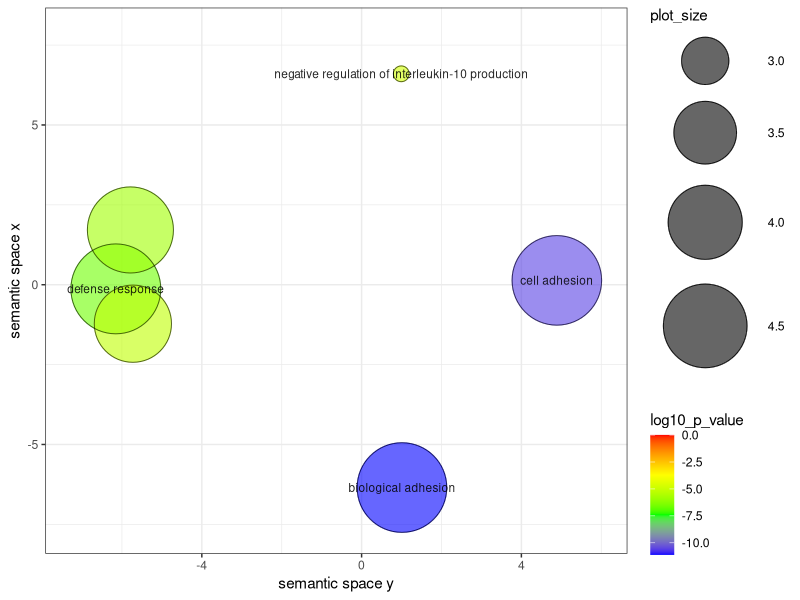
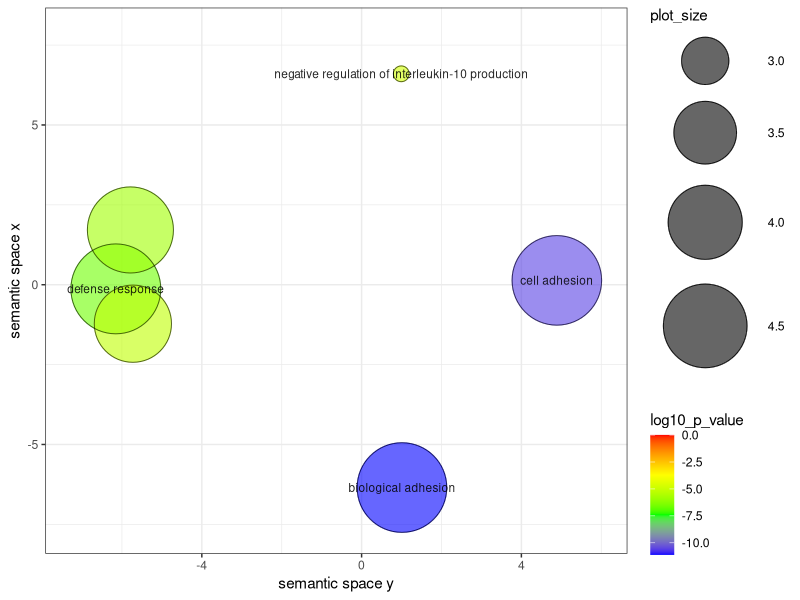

R code for these plots, in order:


# A plotting R script produced by the REVIGO server at http://revigo.irb.hr/
# If you found REVIGO useful in your work, please cite the following reference:
# Supek F et al. "REVIGO summarizes and visualizes long lists of Gene Ontology
# terms" PLoS ONE 2011. doi:10.1371/journal.pone.0021800


# --------------------------------------------------------------------------
# If you don't have the ggplot2 package installed, uncomment the following line:
# install.packages( "ggplot2" );
library( ggplot2 );
# --------------------------------------------------------------------------
# If you don't have the scales package installed, uncomment the following line:
# install.packages( "scales" );
library( scales );


# --------------------------------------------------------------------------
# Here is your data from REVIGO. Scroll down for plot configuration options.

revigo.names <- c("term_ID","description","frequency_%","plot_X","plot_Y","plot_size","log10_p_value","uniqueness","dispensability");
revigo.data <- rbind(c("GO:0006952","defense response", 0.568,-6.153,-0.130, 4.863,-6.6498,0.546,0.000),
c("GO:0007155","cell adhesion", 0.544, 4.888, 0.136, 4.844,-10.5528,0.527,0.000),
c("GO:0022610","biological adhesion", 0.550, 1.010,-6.348, 4.849,-11.1062,0.736,0.000),
c("GO:0032693","negative regulation of interleukin-10 production", 0.003, 0.993, 6.601, 2.587,-4.8182,0.696,0.000),
c("GO:0006955","immune response", 0.337,-5.788, 1.714, 4.635,-5.8069,0.413,0.340),
c("GO:0006954","inflammatory response", 0.110,-5.726,-1.220, 4.151,-5.1746,0.555,0.491));

one.data <- data.frame(revigo.data);
names(one.data) <- revigo.names;
one.data <- one.data [(one.data$plot_X != "null" & one.data$plot_Y != "null"), ];
one.data$plot_X <- as.numeric( as.character(one.data$plot_X) );
one.data$plot_Y <- as.numeric( as.character(one.data$plot_Y) );
one.data$plot_size <- as.numeric( as.character(one.data$plot_size) );
one.data$log10_p_value <- as.numeric( as.character(one.data$log10_p_value) );
one.data$frequency <- as.numeric( as.character(one.data$frequency) );
one.data$uniqueness <- as.numeric( as.character(one.data$uniqueness) );
one.data$dispensability <- as.numeric( as.character(one.data$dispensability) );
#head(one.data);


# --------------------------------------------------------------------------
# Names of the axes, sizes of the numbers and letters, names of the columns,
# etc. can be changed below

p1 <- ggplot( data = one.data );
p1 <- p1 + geom_point( aes( plot_X, plot_Y, colour = log10_p_value, size = plot_size), alpha = I(0.6) ) + scale_size_area();
p1 <- p1 + scale_colour_gradientn( colours = c("blue", "green", "yellow", "red"), limits = c( min(one.data$log10_p_value), 0) );
p1 <- p1 + geom_point( aes(plot_X, plot_Y, size = plot_size), shape = 21, fill = "transparent", colour = I (alpha ("black", 0.6) )) + scale_size_area();
p1 <- p1 + scale_size( range=c(5, 30)) + theme_bw(); # + scale_fill_gradientn(colours = heat_hcl(7), limits = c(-300, 0) );
ex <- one.data [ one.data$dispensability < 0.15, ]; 
p1 <- p1 + geom_text( data = ex, aes(plot_X, plot_Y, label = description), colour = I(alpha("black", 0.85)), size = 3 );
p1 <- p1 + labs (y = "semantic space x", x = "semantic space y");
p1 <- p1 + theme(legend.key = element_blank()) ;
one.x_range = max(one.data$plot_X) - min(one.data$plot_X);
one.y_range = max(one.data$plot_Y) - min(one.data$plot_Y);
p1 <- p1 + xlim(min(one.data$plot_X)-one.x_range/10,max(one.data$plot_X)+one.x_range/10);
p1 <- p1 + ylim(min(one.data$plot_Y)-one.y_range/10,max(one.data$plot_Y)+one.y_range/10);



# --------------------------------------------------------------------------
# Output the plot to screen

p1;

# Uncomment the line below to also save the plot to a file.
# The file type depends on the extension (default=pdf).

ggsave("revigo-plot-MTWvsMPI.pdf");
